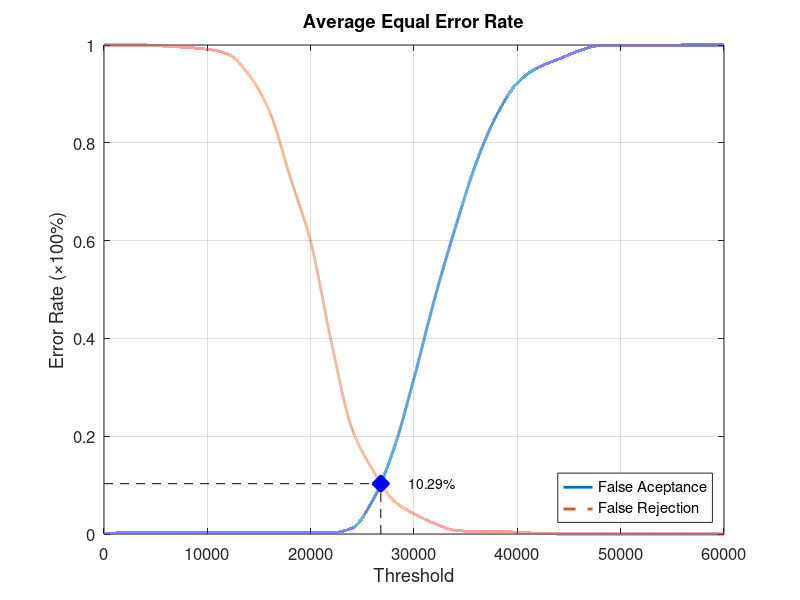
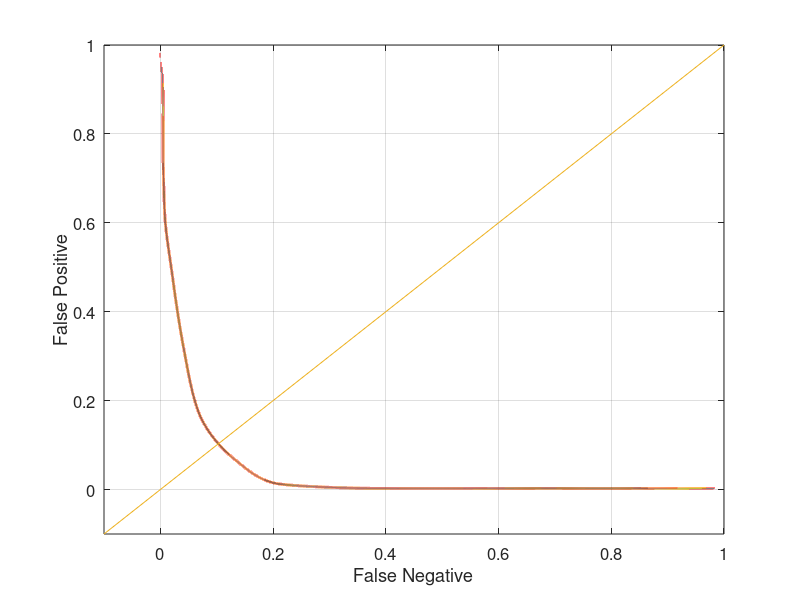

These figures' MATLAB source, in order:
function yEER = Experiment1Average
close all;
clear;
clc;
x = 0:2000:60000;
xq = 0:0.5:60000;

y0 = [0 0.00263158 0.00263158 0.00263158 0.00263158 0.00263158 0.00263158 0.00263158 0.00263158 0.00263158 0.00263158 0.00263158 0.0118421 0.0684211 0.171053 0.318421 0.481579 0.626316 0.757895 0.856579 0.922368 0.953947 0.971053 0.988158 0.998684 0.998684 0.998684 0.998684 1 1 1];
yy0 = interp1(x, y0, xq, 'pchip');
y1 = [1 1 1 0.9975 0.995 0.99125 0.98125 0.94 0.865 0.73125 0.5975 0.3925 0.215 0.13125 0.06875 0.04125 0.02125 0.0075 0.005 0.005 0.00375 0.00125 0 0 0 0 0 0 0 0 0];
yy1 = interp1(x, y1, xq, 'pchip');

% Calculating EER: 
y2 = abs(y0 - y1);
find(y2 == min(y2))
yy2 = abs(yy0 - yy1);
xEER = find(yy2 == min(yy2));
xEERIndex = xq(xEER) % X-axis EER
yEER = yy0(xEER) % Y-axis EER

main = figure
plot(xq, yy0,'-','LineWidth', 2);	hold on
plot(xq, yy1,'--','LineWidth', 2);	hold on
plot([xEERIndex xEERIndex], [0 yEER], 'k--');	hold on
plot([0 xEERIndex], [yEER yEER], 'k--');	hold on
plot(xEERIndex, yEER, 'bx', 'LineWidth', 10);	hold on
text(xEERIndex + 10 * xEERIndex / 100, yEER, [num2str(round((10000 * yEER)) / 100) '%'])
legend('False Aceptance', 'False Rejection', 'Location', 'SouthEast')
xlabel('Threshold')
ylabel('Error Rate (\times100%)')
title('Average Equal Error Rate')
set(gca, 'FontSize', 12)
axis([0 60000 0 1])
grid on

print(main, 'Experiment1AverageMain', '-dpng');
FNRxFPR = figure('Color', [1 1 1]);
plot(yy1, yy0, '-', yy1, yy0, 'LineWidth', 2);
hold on
y = -0.1:0.1:1
plot(y, y); 
set(gca, 'FontSize', 12)
xlabel('False Negative')
ylabel('False Positive')
axis([-0.1 1 -0.1 1])
set(gca, 'FontSize', 12)
grid on

print(FNRxFPR, 'Experiment1AverageFNRxFPR','-dpng');
end
